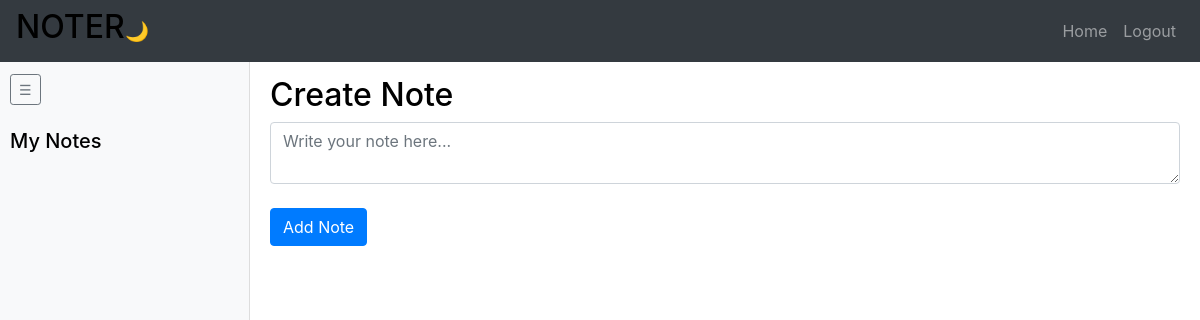
The app's page /search (signed in), older data.
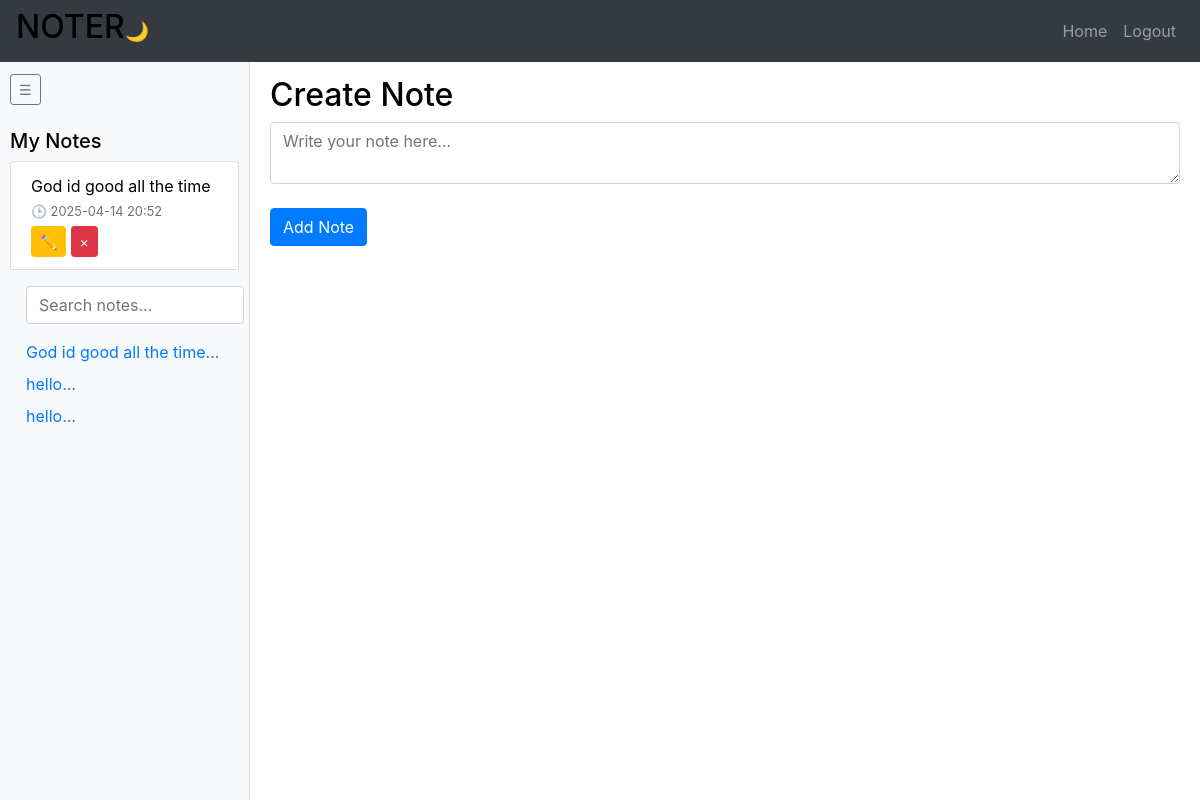
The same page, newer data.
### website/models.py (models this page shows)
class Note(db.Model):
    id = db.Column(db.Integer, primary_key=True)
    data = db.Column(db.String(30000), nullable=False)
    date = db.Column(db.DateTime(timezone=True), default=func.now())
    user_id = db.Column(db.Integer, db.ForeignKey('user.id'))

### website/views.py (the view)
@views.route('/search', methods=['GET'])
@login_required
def search_notes():
    query = request.args.get('q', '')
    if query:
        results = Note.query.filter(Note.user_id == current_user.id, Note.data.ilike(f'%{query}%')).all()
    else:
        results = Note.query.filter_by(user_id=current_user.id).all()
    return render_template('home.html', user=current_user, notes=results)

### website/templates/home.html (shortened to what this page needs)
{% extends "base.html" %}
 {% block content %}
 <div class="full-height">
    <div id="sidebar">
      <button class="btn btn-outline-secondary btn-sm my-2" onclick="toggleSidebar()">☰</button>
      <h5 class="mt-3">My Notes</h5>
      <ul class="list-group" id="note-list">
        {% for note in notes %}
        <li class="list-group-item">
          {{ note.data }}
          <br>
          <small class="text-muted">🕒 {{ note.date.strftime('%Y-%m-%d %H:%M') }}</small>
          <div class="mt-1">
            <a href="{{ url_for('views.edit_note', note_id=note.id) }}" class="btn btn-sm btn-warning">✏️</a>
            <button type="button" class="btn btn-sm btn-danger" onclick="deleteNote({{ note.id }})">&times;</button>
          </div>
        </li>
        <div class="sidebar bg-light p-3" style="width: 250px; height: 100vh; overflow-y: auto;">
          <form action="{{ url_for('views.search_notes') }}" method="GET" class="mb-3">
            <input type="text" name="q" class="form-control" placeholder="Search notes..." value="{{ request.args.get('q', '') }}"/>
          </form>
          {% for note in notes %}
            <div class="note-link mb-2">
              <a href="{{ url_for('views.edit_note', note_id=note.id) }}">{{ note.data[:30] }}...</a>
             </div>
          {% endfor %}
       </div>
        {% endfor %}
      </ul>
    </div>
    <div id="main-content">
      <h2>Create Note</h2>
      <form method="POST">
        <textarea name="note" placeholder="Write your note here..." id="note" class="form-control"></textarea>
        <br>
        <div>
          <button type="submit" class="btn btn-primary">Add Note</button>
        </div>
      </form>
    </div>
  </div>
 {% endblock %}

Row changes from the older to the newer data that the page shows:
added Note: data "God id good all the time", date "2025-04-14 20:52"
added Note: data "hello", shown under "God id good all the time"
added Note: data "hello", shown under "God id good all the time"
